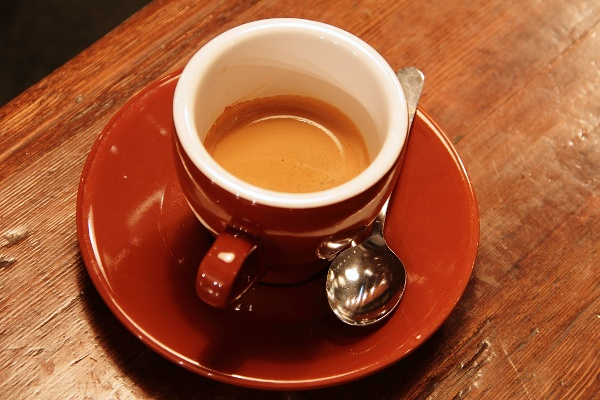
#> input picture samples/photo_coffee.jpg, 600 x 400 px
$ python -i features.py   (imports and definitions only)
#> lines starting #> are read from the running program, lines starting #| are printed output that depends on the picture; after the words box and inside, x2 and y2 are one past the last pixel; in counts of white or black regions, pixels touching at a corner belong together
"""
Ключевые точки (особые точки): места, которые легко найти снова на другом снимке
(углы, пятна, резкие перепады яркости).

Реализованы три детектора из четырёх по заданию (SURF пропущен: он запатентован
и недоступен в обычной сборке OpenCV):
    Харрис — ищет углы по матрице производных;
    SIFT   — ищет устойчивые к масштабу и повороту пятна (+ умеет описывать их дескриптором);
    FAST   — очень быстрая проверка: «яркость пикселя заметно отличается от кольца вокруг».

Все детекторы здесь возвращают одно и то же: список точек [(x, y), ...].
"""
import cv2
import numpy as np

DETECTORS = ["Харрис", "SIFT", "FAST"]


def _to_gray(img):
    return img if img.ndim == 2 else cv2.cvtColor(img, cv2.COLOR_RGB2GRAY)
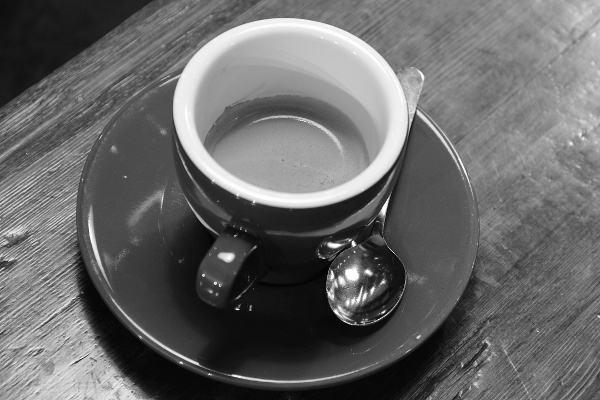
#> returned value: shape (400, 600); min 2, max 255, mean 103.6


def harris(img, block_size=2, ksize=3, k=0.04, ratio=0.01):
    """
    Детектор Харриса. Для каждого пикселя по окну block_size x block_size считается матрица

        M = [ сумма Ix^2   сумма Ix*Iy ]       Ix, Iy — производные яркости по x и y
            [ сумма Ix*Iy  сумма Iy^2  ]

    и оценка угла  R = det(M) - k * (trace(M))^2.
        R большое положительное — угол (яркость меняется в обоих направлениях);
        R отрицательное — край (меняется в одном направлении);
        R около нуля — ровное место.
    Оставляем точки, где R > ratio * R_max и которые являются локальным максимумом (чтобы вокруг
    одного угла не было облака точек).
    """
    gray = np.float32(_to_gray(img))
    response = cv2.cornerHarris(gray, block_size, ksize, k)
    local_max = response == cv2.dilate(response, np.ones((5, 5), np.uint8))
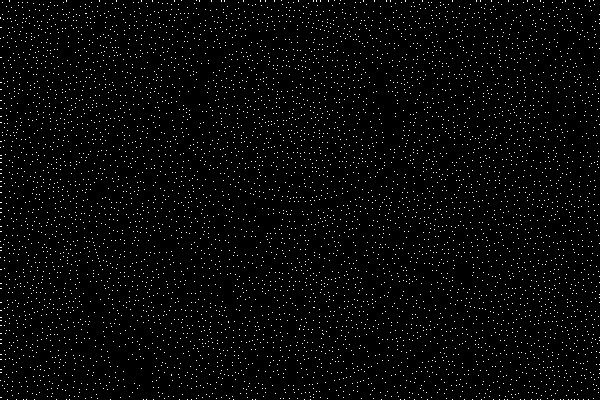
#> local_max: shape (400, 600) bool; 2.5% white in thin lines or dots
    mask = (response > ratio * response.max()) & local_max
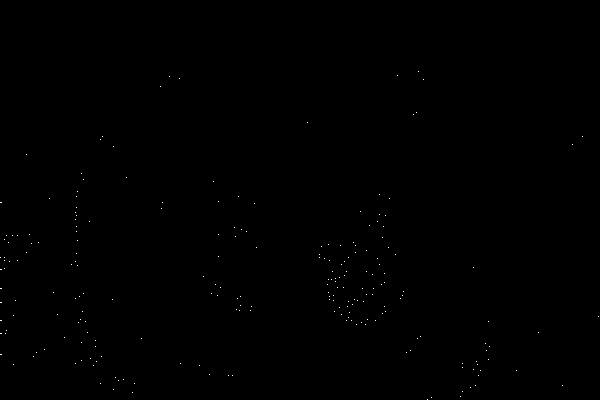
#> mask: shape (400, 600) bool; 0.1% white in thin lines or dots, all inside (x1, y1, x2, y2) = (0, 71, 599, 400)
    ys, xs = np.nonzero(mask)
#> ys = 232 values from 71 to 399; xs = 232 values, max 598 at index 159, min 0 at index 26, mean 239.2
    return list(zip(xs.tolist(), ys.tolist()))


def sift_keypoints(img, max_points=0):
    """SIFT: список объектов cv2.KeyPoint (у каждого есть .pt = (x, y) и .size — масштаб)."""
    sift = cv2.SIFT_create(nfeatures=max_points)
    return sift.detect(_to_gray(img), None)


def sift(img, max_points=0):
    return [kp.pt for kp in sift_keypoints(img, max_points)]


def fast(img, threshold=20, nonmax=True):
    """
    FAST: вокруг пикселя берётся кольцо из 16 точек радиуса 3. Если подряд идут не менее
    9 точек кольца, которые все ярче центра на threshold или все темнее на threshold,
    пиксель считается углом. Метод очень быстрый, но не даёт дескриптора.
    """
    detector = cv2.FastFeatureDetector_create(threshold=int(threshold), nonmaxSuppression=nonmax)
    return [kp.pt for kp in detector.detect(_to_gray(img), None)]


def detect(name, img, **params):
    """Найти точки детектором по имени из DETECTORS. Возвращает список (x, y)."""
    if name == "Харрис":
        return harris(img, **params)
    if name == "SIFT":
        return sift(img, **params)
    if name == "FAST":
        return fast(img, **params)
    raise ValueError("Неизвестный детектор: " + name)


def draw_points(img, points, color=(255, 0, 0), radius=4):
    """Нарисовать кружки на копии картинки. Возвращает RGB-изображение."""
    out = np.ascontiguousarray(img if img.ndim == 3 else np.stack([img] * 3, axis=2)).copy()
    for x, y in points:
        cv2.circle(out, (int(round(x)), int(round(y))), radius, color, 1, cv2.LINE_AA)
    return out

>>> import cv2
>>> picture = cv2.cvtColor(cv2.imread('../samples/photo_coffee.jpg'), cv2.COLOR_BGR2RGB)
>>> result = harris(picture)
#> result = 232 pairs, first value 0 to 598, second value 71 to 399

$ run again, on samples/noisy.png
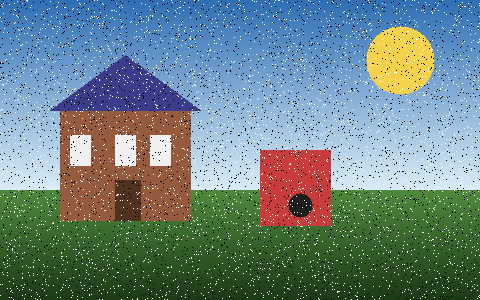
#> input picture samples/noisy.png, 480 x 300 px
#> in harris, `local_max = response == cv2.dilate(response, np.ones((5, 5), np.uint8))`:
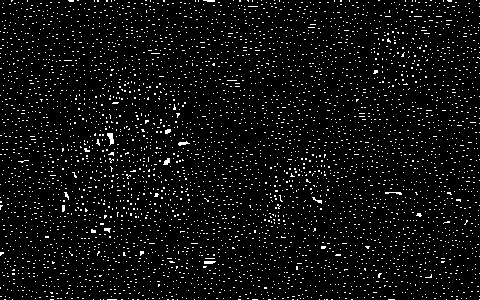
#> local_max: shape (300, 480) bool; 5.3% white in thin lines or dots
#> in harris, `mask = (response > ratio * response.max()) & local_max`:
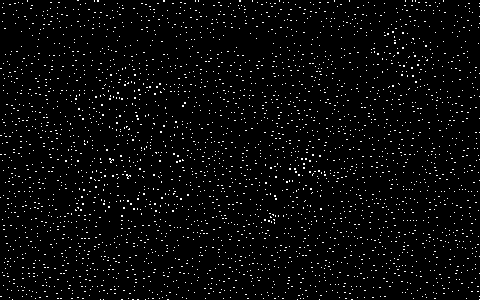
#> mask: shape (300, 480) bool; 3.1% white in thin lines or dots
#> ys = 4400 values from 0 to 299; xs = 4400 values, max 479 at index 84, min 0 at index 822, mean 233.2
#> result = 4400 pairs, first value 0 to 479, second value 0 to 299

$ run again, on samples/pattern_a.png
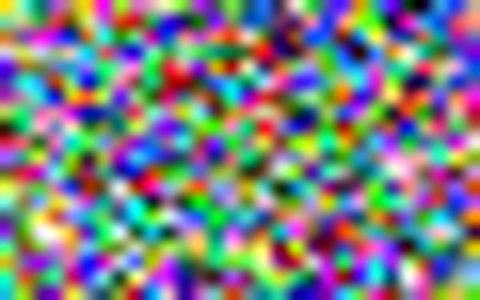
#> input picture samples/pattern_a.png, 480 x 300 px
#> in harris, `local_max = response == cv2.dilate(response, np.ones((5, 5), np.uint8))`:
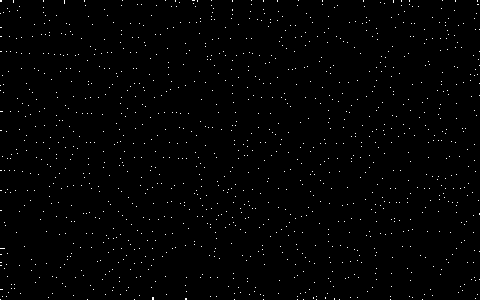
#> local_max: shape (300, 480) bool; 0.89% white in thin lines or dots
#> in harris, `mask = (response > ratio * response.max()) & local_max`:
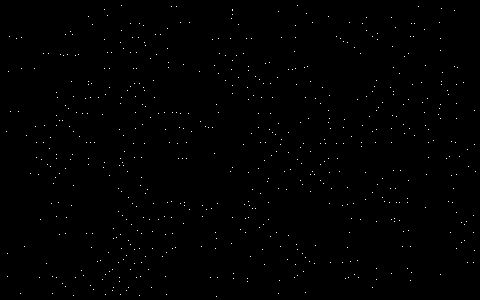
#> mask: shape (300, 480) bool; 0.42% white in thin lines or dots
#> ys = 606 values from 5 to 296; xs = 606 values, max 475 at index 358, min 6 at index 260, mean 239.1
#> result = 606 pairs, first value 6 to 475, second value 5 to 296

$ run again, on samples/pattern_b.png
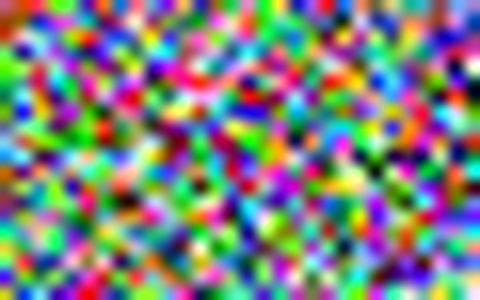
#> input picture samples/pattern_b.png, 480 x 300 px
#> in harris, `local_max = response == cv2.dilate(response, np.ones((5, 5), np.uint8))`:
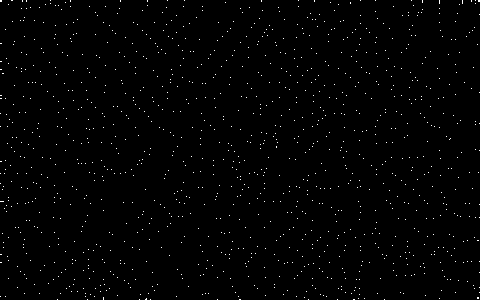
#> local_max: shape (300, 480) bool; 0.89% white in thin lines or dots
#> in harris, `mask = (response > ratio * response.max()) & local_max`:
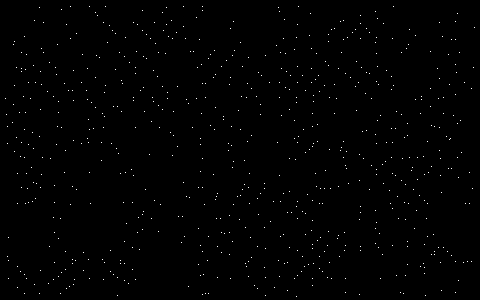
#> mask: shape (300, 480) bool; 0.5% white in thin lines or dots
#> ys = 721 values from 6 to 296; xs = 721 values, max 474 at index 43, min 5 at index 238, mean 242.1
#> result = 721 pairs, first value 5 to 474, second value 6 to 296
